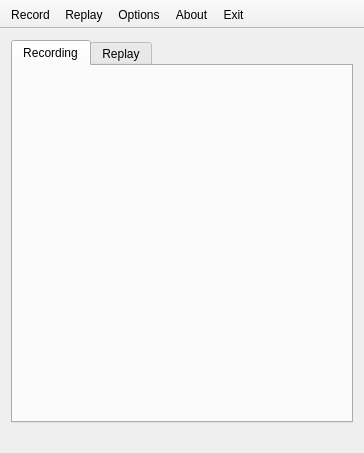
<?xml version="1.0" encoding="UTF-8"?>
<ui version="4.0">
 <class>InputRepeater</class>
 <widget class="QMainWindow" name="InputRepeater">
  <property name="geometry">
   <rect>
    <x>0</x>
    <y>0</y>
    <width>364</width>
    <height>453</height>
   </rect>
  </property>
  <property name="windowTitle">
   <string>Input Repeater</string>
  </property>
  <property name="styleSheet">
   <string notr="true"/>
  </property>
  <widget class="QWidget" name="centralWidget">
   <layout class="QVBoxLayout" name="layoutCentralWidget">
    <item>
     <widget class="QTabWidget" name="tabWidget">
      <property name="currentIndex">
       <number>0</number>
      </property>
      <widget class="RecordTabWidget" name="recordTabWidget">
       <attribute name="title">
        <string>Recording</string>
       </attribute>
      </widget>
      <widget class="ReplayTabWidget" name="replayTabWidget">
       <attribute name="title">
        <string>Replay</string>
       </attribute>
      </widget>
     </widget>
    </item>
   </layout>
  </widget>
  <widget class="InputRepeaterStatusBar" name="statusBar">
   <property name="sizeGripEnabled">
    <bool>false</bool>
   </property>
  </widget>
  <widget class="QToolBar" name="toolBar">
   <property name="windowTitle">
    <string>toolBar</string>
   </property>
   <property name="movable">
    <bool>false</bool>
   </property>
   <property name="allowedAreas">
    <set>Qt::TopToolBarArea</set>
   </property>
   <property name="orientation">
    <enum>Qt::Horizontal</enum>
   </property>
   <property name="toolButtonStyle">
    <enum>Qt::ToolButtonTextBesideIcon</enum>
   </property>
   <property name="floatable">
    <bool>false</bool>
   </property>
   <attribute name="toolBarArea">
    <enum>TopToolBarArea</enum>
   </attribute>
   <attribute name="toolBarBreak">
    <bool>false</bool>
   </attribute>
   <addaction name="actionRecord"/>
   <addaction name="actionReplay"/>
   <addaction name="actionOptions"/>
   <addaction name="actionAbout"/>
   <addaction name="actionExit"/>
  </widget>
  <action name="actionOptions">
   <property name="icon">
    <iconset resource="InputRepeater.qrc">
     <normaloff>:/Resources/OptionsIcon.png</normaloff>:/Resources/OptionsIcon.png</iconset>
   </property>
   <property name="text">
    <string>Options</string>
   </property>
  </action>
  <action name="actionAbout">
   <property name="icon">
    <iconset resource="InputRepeater.qrc">
     <normaloff>:/Resources/AboutIcon.png</normaloff>:/Resources/AboutIcon.png</iconset>
   </property>
   <property name="text">
    <string>About</string>
   </property>
  </action>
  <action name="actionRecord">
   <property name="icon">
    <iconset resource="InputRepeater.qrc">
     <normaloff>:/Resources/RecordIcon.png</normaloff>:/Resources/RecordIcon.png</iconset>
   </property>
   <property name="text">
    <string>Record</string>
   </property>
  </action>
  <action name="actionReplay">
   <property name="icon">
    <iconset resource="InputRepeater.qrc">
     <normaloff>:/Resources/PlayIcon.png</normaloff>:/Resources/PlayIcon.png</iconset>
   </property>
   <property name="text">
    <string>Replay</string>
   </property>
  </action>
  <action name="actionExit">
   <property name="icon">
    <iconset resource="InputRepeater.qrc">
     <normaloff>:/Resources/CloseIcon.png</normaloff>:/Resources/CloseIcon.png</iconset>
   </property>
   <property name="text">
    <string>Exit</string>
   </property>
  </action>
 </widget>
 <layoutdefault spacing="6" margin="11"/>
 <customwidgets>
  <customwidget>
   <class>RecordTabWidget</class>
   <extends>QWidget</extends>
   <header>RecordTabWidget.hpp</header>
   <container>1</container>
  </customwidget>
  <customwidget>
   <class>InputRepeaterStatusBar</class>
   <extends>QStatusBar</extends>
   <header>InputRepeaterStatusBar.hpp</header>
  </customwidget>
  <customwidget>
   <class>ReplayTabWidget</class>
   <extends>QWidget</extends>
   <header>ReplayTabWidget.hpp</header>
   <container>1</container>
  </customwidget>
 </customwidgets>
 <resources>
  <include location="InputRepeater.qrc"/>
 </resources>
 <connections/>
</ui>
